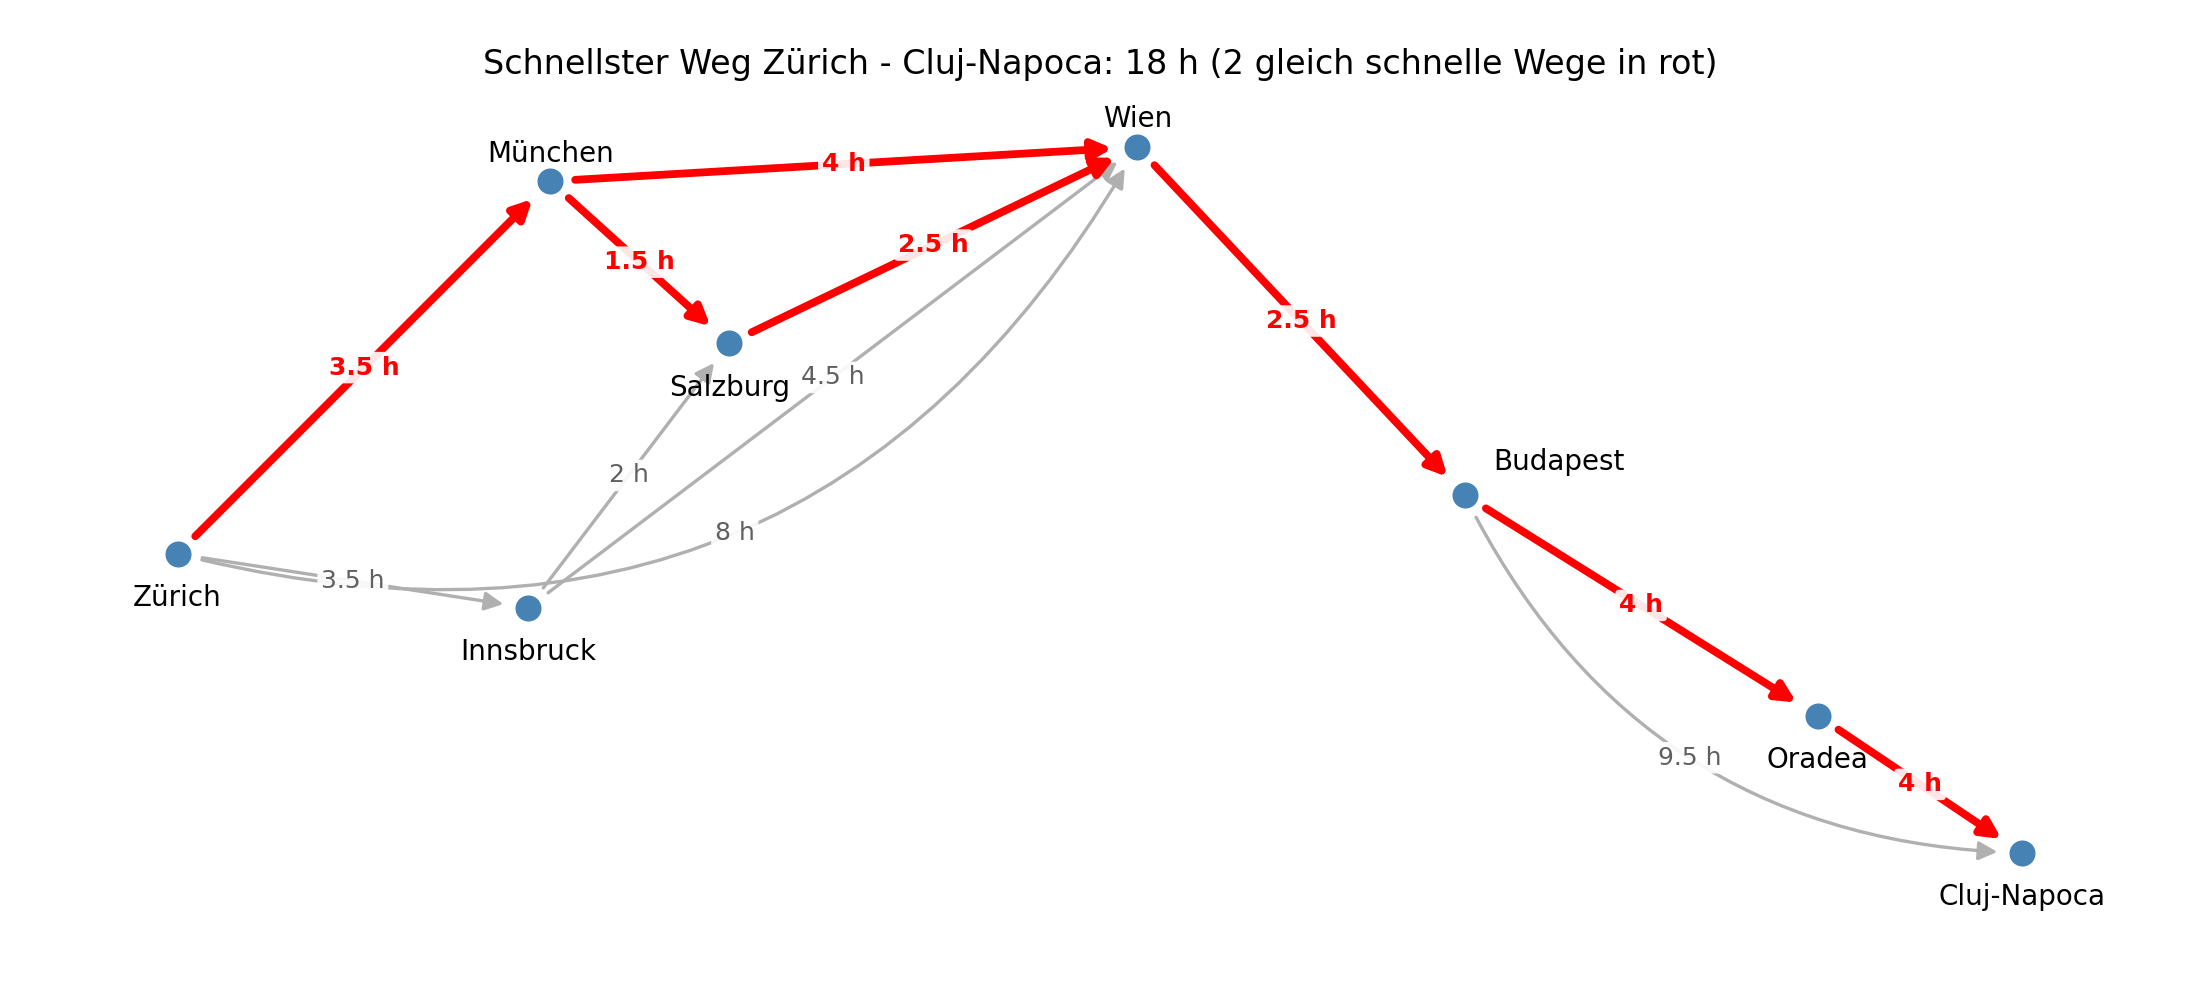

Write Python code to recreate this figure.
"""

#GETTING STARTED
# pip install numpy matplotlib scipy

"""

import numpy as np
import networkx as nx
import matplotlib.pyplot as plt
from scipy.optimize import milp, LinearConstraint, Bounds

# ------------------------------------------------------------
# 1. Netz: Städte (Länge, Breite) und Zugverbindungen
# ------------------------------------------------------------

# GPS Koordinaten
staedte = {
    "Zürich":      (8.54, 47.38),
    "Innsbruck":   (11.40, 47.27),
    "München":     (11.58, 48.14),
    "Salzburg":    (13.04, 47.81),
    "Wien":        (16.37, 48.21),
    "Budapest":    (19.04, 47.50),
    "Oradea":      (21.92, 47.05),
    "Cluj-Napoca": (23.59, 46.77),
}

# Pfeile (von, nach, Reisezeit in Stunden)
# nur in die Reiserichtung da keine Rückreise
verbindungen = [
    ("Zürich",    "Innsbruck",   3.5),
    ("Zürich",    "München",     3.5),
    ("Zürich",    "Wien",        8.0),
    ("Innsbruck", "Salzburg",    2.0),
    ("Innsbruck", "Wien",        4.5),
    ("München",   "Salzburg",    1.5),
    ("München",   "Wien",        4.0),
    ("Salzburg",  "Wien",        2.5),
    ("Wien",      "Budapest",    2.5),
    ("Budapest",  "Oradea",      4.0),
    ("Budapest",  "Cluj-Napoca", 9.5),
    ("Oradea",    "Cluj-Napoca", 4.0),
]

start, ziel = "Zürich", "Cluj-Napoca"
namen = list(staedte)
n, m = len(namen), len(verbindungen)

# ------------------------------------------------------------
# 2. Modell: Entscheidungsvariablen x_ij (binär), Ziel, Nebenbedingungen
# ------------------------------------------------------------
# Zielfunktion: Summe k_ij * x_ij  -> minimieren
zeiten = np.array([k for _, _, k in verbindungen])

# Flusserhaltung: (rein) - (raus) = rhs
#   Start: -1 (ein Pfeil geht raus), Ziel: +1 (ein Pfeil kommt rein),
#   alle Zwischenstädte: 0
A = np.zeros((n, m))
for j, (von, nach, _) in enumerate(verbindungen):
    A[namen.index(von), j] -= 1
    A[namen.index(nach), j] += 1

rhs = np.zeros(n)
rhs[namen.index(start)] = -1
rhs[namen.index(ziel)] = 1

# beispiel: https://medium.com/@jenny6449/optimizing-inventory-levels-with-milp-easy-walkthrough-in-python-a0ca1726c1f9
res = milp(
    c=zeiten,
    constraints=LinearConstraint(A, lb=rhs, ub=rhs),
    integrality=np.ones(m),          # alle x_ij ganzzahlig ...
    bounds=Bounds(0, 1),             # ... und zwischen 0 und 1, also binär
)

gewaehlt = [verbindungen[j] for j in range(m) if res.x[j] > 0.5]
zeit_modell = res.fun

print("Optimaler Weg laut Modell (binäres LP):")
for von, nach, k in gewaehlt:
    print(f"  {von} -> {nach}: {k} h")
print(f"Gesamtzeit: {zeit_modell} h\n")

# ------------------------------------------------------------
# 3. Kontrollen: Dijkstra und Durchprobieren aller Wege
# source: https://docs.scipy.org/doc/scipy/reference/generated/scipy.sparse.csgraph.dijkstra.html
# Implementation: Google Gemini
# ------------------------------------------------------------
G = nx.DiGraph()
G.add_weighted_edges_from(verbindungen)

zeit_dijkstra = nx.dijkstra_path_length(G, start, ziel, weight="weight")
print(f"Kontrolle Dijkstra: {zeit_dijkstra} h")
assert abs(zeit_modell - zeit_dijkstra) < 1e-9, "Modell und Dijkstra weichen ab!"

alle = list(nx.all_simple_paths(G, start, ziel))
zeit_von = lambda p: sum(G[a][b]["weight"] for a, b in zip(p, p[1:]))
bestzeit = min(zeit_von(p) for p in alle)
print(f"Kontrolle Durchprobieren: {len(alle)} mögliche Wege, beste Zeit {bestzeit} h")
assert abs(zeit_modell - bestzeit) < 1e-9, "Modell und Durchprobieren weichen ab!"
print("Alle drei Methoden stimmen überein.\n")

optimale_wege = [p for p in alle if abs(zeit_von(p) - bestzeit) < 1e-9]
print(f"Anzahl gleich schneller optimaler Wege: {len(optimale_wege)}")
for p in optimale_wege:
    print("  ", " -> ".join(p))

# Alle Pfeile, die in mindestens einem optimalen Weg vorkommen
optimale_pfeile = {(a, b) for p in optimale_wege for a, b in zip(p, p[1:])}

# ------------------------------------------------------------
# 4. Grafik: Netz mit optimalen Wegen in rot
# ------------------------------------------------------------
# Schematische Karte: Länge unverändert, Breite 4-fach gestreckt,
# damit sich die Pfeile und Beschriftungen nicht überdecken.
STRECK = 4
pos = {name: (x, y * STRECK) for name, (x, y) in staedte.items()}

# Verbindungen, die gebogen gezeichnet werden (sonst läuft der Pfeil durch Salzburg)
bogen = {("Zürich", "Wien"): 0.38, ("Budapest", "Cluj-Napoca"): 0.3}

# Position der Zeitbeschriftung entlang des Pfeils (0 = Start, 1 = Ende)
label_pos = {("Zürich", "Innsbruck"): 0.5, ("Zürich", "München"): 0.5}

# Versatz der Städtenamen (Punkte)
name_versatz = {
    "Zürich": (0, -16), "Innsbruck": (0, -16), "München": (0, 10),
    "Salzburg": (0, -16), "Wien": (0, 10), "Budapest": (34, 12),
    "Oradea": (0, -16), "Cluj-Napoca": (0, -16),
}

fig, ax = plt.subplots(figsize=(11, 5))

for von, nach, k in verbindungen:
    x0, y0 = pos[von]
    x1, y1 = pos[nach]
    optimal = (von, nach) in optimale_pfeile
    rad = bogen.get((von, nach), 0.0)
    ax.annotate(
        "", xy=(x1, y1), xytext=(x0, y0),
        arrowprops=dict(
            arrowstyle="-|>", mutation_scale=14,
            connectionstyle=f"arc3,rad={rad}",
            color="red" if optimal else "#b0b0b0",
            lw=2.8 if optimal else 1.2,
            shrinkA=9, shrinkB=9,
        ),
        zorder=3 if optimal else 2,
    )
    # Mittelpunkt der Linie bzw. des Bogens für die Zeitbeschriftung
    mx, my = (x0 + x1) / 2, (y0 + y1) / 2
    if rad != 0:
        dx, dy = x1 - x0, y1 - y0
        cx, cy = mx + rad * dy, my - rad * dx            # Kontrollpunkt des Bogens
        mx, my = 0.25 * x0 + 0.5 * cx + 0.25 * x1, 0.25 * y0 + 0.5 * cy + 0.25 * y1
    ax.text(mx, my, f"{k:g} h", ha="center", va="center", fontsize=9,
            color="red" if optimal else "#606060",
            fontweight="bold" if optimal else "normal",
            bbox=dict(boxstyle="round,pad=0.15", fc="white", ec="none", alpha=0.9),
            zorder=5)

for name, (x, y) in pos.items():
    ax.scatter(x, y, s=70, color="steelblue", zorder=4)
    ox, oy = name_versatz[name]
    ax.annotate(name, (x, y), xytext=(ox, oy), textcoords="offset points",
                ha="center", va="center", fontsize=10, zorder=6)

ax.set_title(f"Schnellster Weg Zürich - Cluj-Napoca: {zeit_modell:g} h "
             f"({len(optimale_wege)} gleich schnelle Wege in rot)")
ax.set_aspect("equal")
ax.margins(0.08)
ax.axis("off")
plt.tight_layout()
plt.savefig("m05_03_weg_optimierung.png", dpi=200)
